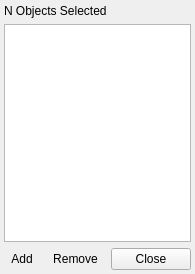
<?xml version="1.0" encoding="UTF-8"?>
<ui version="4.0">
 <class>SpawnToolDialog</class>
 <widget class="QDialog" name="SpawnToolDialog">
  <property name="geometry">
   <rect>
    <x>0</x>
    <y>0</y>
    <width>194</width>
    <height>274</height>
   </rect>
  </property>
  <property name="windowTitle">
   <string>Spawn Point</string>
  </property>
  <layout class="QGridLayout" name="gridLayout">
   <property name="leftMargin">
    <number>4</number>
   </property>
   <property name="topMargin">
    <number>4</number>
   </property>
   <property name="rightMargin">
    <number>4</number>
   </property>
   <property name="bottomMargin">
    <number>4</number>
   </property>
   <item row="2" column="0">
    <layout class="QHBoxLayout" name="horizontalLayout">
     <item>
      <widget class="QToolButton" name="add">
       <property name="toolTip">
        <string>Add Profession</string>
       </property>
       <property name="text">
        <string>Add</string>
       </property>
       <property name="icon">
        <iconset resource="editor.qrc">
         <normaloff>:/images/22x22/add.png</normaloff>:/images/22x22/add.png</iconset>
       </property>
       <property name="autoRaise">
        <bool>true</bool>
       </property>
      </widget>
     </item>
     <item>
      <widget class="QToolButton" name="remove">
       <property name="toolTip">
        <string>Remove Profession</string>
       </property>
       <property name="text">
        <string>Remove</string>
       </property>
       <property name="icon">
        <iconset resource="editor.qrc">
         <normaloff>:/images/22x22/remove.png</normaloff>:/images/22x22/remove.png</iconset>
       </property>
       <property name="autoRaise">
        <bool>true</bool>
       </property>
      </widget>
     </item>
     <item>
      <spacer name="horizontalSpacer">
       <property name="orientation">
        <enum>Qt::Horizontal</enum>
       </property>
       <property name="sizeHint" stdset="0">
        <size>
         <width>40</width>
         <height>20</height>
        </size>
       </property>
      </spacer>
     </item>
      <item>
       <widget class="QPushButton" name="closeButton">
        <property name="text">
         <string>Close</string>
        </property>
        <property name="autoDefault">
         <bool>false</bool>
        </property>
       </widget>
      </item>
    </layout>
   </item>
   <item row="1" column="0">
    <widget class="QListWidget" name="list"/>
   </item>
   <item row="0" column="0">
    <widget class="QLabel" name="label">
     <property name="text">
      <string>N Objects Selected</string>
     </property>
    </widget>
   </item>
  </layout>
 </widget>
 <resources>
  <include location="editor.qrc"/>
 </resources>
 <connections/>
</ui>
